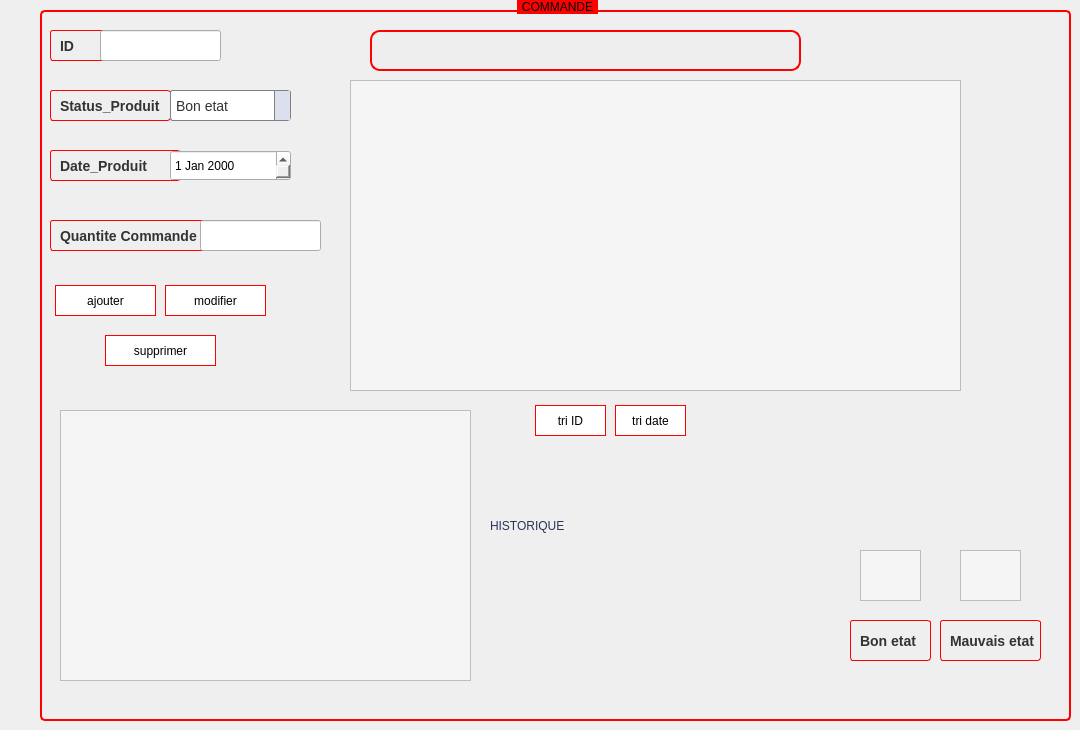
    <widget class="QWidget" name="tab_2">
     <attribute name="title">
      <string>COMMANDE</string>
     </attribute>
     <widget class="QGroupBox" name="groupBox_2">
      <property name="geometry">
       <rect>
        <x>40</x>
        <y>0</y>
        <width>1031</width>
        <height>721</height>
       </rect>
      </property>
      <property name="styleSheet">
       <string notr="true">QGroupBox {
    border: 2px solid red; /* Changer la couleur de la bordure à rouge */
    border-radius: 5px;
    margin-top: 10px;
}

QGroupBox::title {
    subcontrol-origin: margin;
    subcontrol-position: top center;
    padding: 0 3px;
    background-color: red; /* Changer la couleur de fond à rouge */
    
    /* Styles de police pour le titre */
    font-family: Arial, sans-serif;
    font-size: 16px;
    font-weight: bold;
    color: black; /* Laisser la couleur du texte en noir */
}</string>
      </property>
      <property name="title">
       <string>COMMANDE</string>
      </property>
      <widget class="QLabel" name="Status_Produit">
       <property name="geometry">
        <rect>
         <x>10</x>
         <y>90</y>
         <width>121</width>
         <height>31</height>
        </rect>
       </property>
       <property name="styleSheet">
        <string notr="true">QLabel {
    background-color: transparent; /* Rendre le fond transparent */
    color: #333; /* Couleur du texte pour contraster (noir) */
    border: 1px solid #FF0000; /* Bordure pour définir les limites du QLabel (rouge) */
    padding: 5px; /* Espacement interne pour le texte */
    border-radius: 3px; /* Coins arrondis */

    /* Styles de police */
    font-family: Arial, sans-serif; /* Famille de police */
    font-size: 14px; /* Taille de police */
    font-weight: bold; /* Poids de la police (gras) */
}

</string>
       </property>
       <property name="text">
        <string>Status_Produit</string>
       </property>
      </widget>
      <widget class="QLabel" name="ID">
       <property name="geometry">
        <rect>
         <x>10</x>
         <y>30</y>
         <width>61</width>
         <height>31</height>
        </rect>
       </property>
       <property name="styleSheet">
        <string notr="true">QLabel {
    background-color: transparent; /* Rendre le fond transparent */
    color: #333; /* Couleur du texte pour contraster (noir) */
    border: 1px solid #FF0000; /* Bordure pour définir les limites du QLabel (rouge) */
    padding: 5px; /* Espacement interne pour le texte */
    border-radius: 3px; /* Coins arrondis */

    /* Styles de police */
    font-family: Arial, sans-serif; /* Famille de police */
    font-size: 14px; /* Taille de police */
    font-weight: bold; /* Poids de la police (gras) */
}

</string>
       </property>
       <property name="text">
        <string>ID</string>
       </property>
      </widget>
      <widget class="QLabel" name="Date_Produit">
       <property name="geometry">
        <rect>
         <x>10</x>
         <y>150</y>
         <width>131</width>
         <height>31</height>
        </rect>
       </property>
       <property name="styleSheet">
        <string notr="true">QLabel {
    background-color: transparent; /* Rendre le fond transparent */
    color: #333; /* Couleur du texte pour contraster (noir) */
    border: 1px solid #FF0000; /* Bordure pour définir les limites du QLabel (rouge) */
    padding: 5px; /* Espacement interne pour le texte */
    border-radius: 3px; /* Coins arrondis */

    /* Styles de police */
    font-family: Arial, sans-serif; /* Famille de police */
    font-size: 14px; /* Taille de police */
    font-weight: bold; /* Poids de la police (gras) */
}

</string>
       </property>
       <property name="text">
        <string>Date_Produit</string>
       </property>
      </widget>
      <widget class="QLineEdit" name="LE_ID">
       <property name="geometry">
        <rect>
         <x>60</x>
         <y>30</y>
         <width>121</width>
         <height>31</height>
        </rect>
       </property>
       <property name="styleSheet">
        <string notr="true">QLabel {
    background-color: transparent; /* Rendre le fond transparent */
    color: #333; /* Couleur du texte pour contraster (noir) */
    padding: 5px; /* Espacement interne pour le texte */
    border-radius: 3px; /* Coins arrondis */

    /* Styles de police */
    font-family: Arial, sans-serif; /* Famille de police */
    font-size: 14px; /* Taille de police */
    font-weight: bold; /* Poids de la police (gras) */
}

QLabel#bordureRouge {
    border: 1px solid #FF0000; /* Bordure pour définir les limites du QLabel (rouge) */
}

</string>
       </property>
      </widget>
      <widget class="QComboBox" name="LE_S">
       <property name="geometry">
        <rect>
         <x>130</x>
         <y>90</y>
         <width>121</width>
         <height>31</height>
        </rect>
       </property>
       <property name="styleSheet">
        <string notr="true">/* Styles de la ComboBox avec des couleurs différentes */
QComboBox {
    padding: 5px; /* Espacement interne pour le texte */
    border: 1px solid #808080; /* Bordure pour définir les limites du QComboBox (gris) */
    border-radius: 3px; /* Coins arrondis */
    background-color: white; /* Couleur de fond du QComboBox */
    color: #333; /* Couleur du texte pour contraster (noir) */
    font-family: Arial, sans-serif; /* Famille de police */
    font-size: 14px; /* Taille de police */
}

QComboBox:hover {
    border: 1px solid #606060; /* Bordure au survol du QComboBox (gris plus foncé) */
}

QComboBox::drop-down {
    subcontrol-origin: padding;
    subcontrol-position: right center;
    width: 15px; /* Largeur de la flèche de défilement */
    border-left: 1px solid #808080; /* Bordure à gauche de la flèche */
    background-color: #DCE0EE; /* Couleur de fond de la flèche */
}

QComboBox::down-arrow {
    image: url(arrow_down.png); /* Remplacez avec le chemin de votre propre image de flèche vers le bas */
}

QComboBox::down-arrow:disabled {
    image: url(arrow_down_disabled.png); /* Image de flèche désactivée (remplacez le chemin) */
}

QComboBox::down-arrow:hover {
    background-color: #C5D9EA; /* Couleur de fond de la flèche au survol */
}

QComboBox QAbstractItemView {
    border: 1px solid #808080; /* Bordure du menu déroulant */
    selection-background-color: #DCE0EE; /* Couleur de fond de l'élément sélectionné */
    selection-color: #333; /* Couleur du texte de l'élément sélectionné */
}
</string>
       </property>
       <item>
        <property name="text">
         <string>Bon etat</string>
        </property>
       </item>
       <item>
        <property name="text">
         <string>Mauvais etat</string>
        </property>
       </item>
      </widget>
      <widget class="QDateEdit" name="LE_DATE">
       <property name="geometry">
        <rect>
         <x>130</x>
         <y>150</y>
         <width>121</width>
         <height>31</height>
        </rect>
       </property>
       <property name="styleSheet">
        <string notr="true">QComboBox {
    padding: 5px; /* Espacement interne pour le texte */
    border: 1px solid #808080; /* Bordure pour définir les limites du QComboBox (gris) */
    border-radius: 3px; /* Coins arrondis */
    background-color: white; /* Couleur de fond du QComboBox */
    color: #333; /* Couleur du texte pour contraster (noir) */
    font-family: Arial, sans-serif; /* Famille de police */
    font-size: 14px; /* Taille de police */
}

QComboBox:hover {
    border: 1px solid #606060; /* Bordure au survol du QComboBox (gris plus foncé) */
}

QComboBox::drop-down {
    subcontrol-origin: padding;
    subcontrol-position: right center;
    width: 15px; /* Largeur de la flèche de défilement */
    border-left: 1px solid #808080; /* Bordure à gauche de la flèche */
    background-color: #DCE0EE; /* Couleur de fond de la flèche */
}

QComboBox::down-arrow {
    image: url(arrow_down.png); /* Remplacez avec le chemin de votre propre image de flèche vers le bas */
}

QComboBox::down-arrow:disabled {
    image: url(arrow_down_disabled.png); /* Image de flèche désactivée (remplacez le chemin) */
}

QComboBox::down-arrow:hover {
    background-color: #C5D9EA; /* Couleur de fond de la flèche au survol */
}

QComboBox QAbstractItemView {
    border: 1px solid #808080; /* Bordure du menu déroulant */
    selection-background-color: #DCE0EE; /* Couleur de fond de l'élément sélectionné */
    selection-color: #333; /* Couleur du texte de l'élément sélectionné */
}


QDateEdit::down-arrow:on {
    top: 1px;
    left: 1px;
}
</string>
       </property>
      </widget>
      <widget class="QTableView" name="TAB_CMD">
       <property name="geometry">
        <rect>
         <x>310</x>
         <y>80</y>
         <width>611</width>
         <height>311</height>
        </rect>
       </property>
       <property name="styleSheet">
        <string notr="true">QPushButton
{
    border:none;
    font: 75 28pt &quot;Arial&quot;;
}

QTableView {
    background-color: #f5f5f5;
    alternate-background-color: #e0e0e0;
    selection-background-color: #a8d8ea;
    selection-color: #333;
    gridline-color: #ccc;
}

QHeaderView::section {
    background-color: #FF0000; /* Rouge */
    color: white;
    padding: 5px;
    border: 1px solid #ddd;
}

QTableView::item {
    padding: 5px;
}

QTableView::item:selected {
    background-color: #a8d8ea;
}

QTableView::item:hover {
    background-color: #d4e9f8;
}

QScrollBar:vertical {
    border: 1px solid #ddd;
    background: #FF0000; /* Rouge */
    width: 10px;
}

QScrollBar::handle:vertical {
    background: #FF0000; /* Rouge */
}

QScrollBar::add-line:vertical,
QScrollBar::sub-line:vertical {
    border: 1px solid #ddd;
    height: 10px;
    subcontrol-position: top;
    subcontrol-origin: margin;
}

QScrollBar:horizontal {
    border: 1px solid #ddd;
    background: #FF0000; /* Rouge */
    height: 10px;
}

QScrollBar::handle:horizontal {
    background: #FF0000; /* Rouge */
}

QScrollBar::add-line:horizontal,
QScrollBar::sub-line:horizontal {
    border: 1px solid #ddd;
    width: 10px;
    subcontrol-position: left;
    subcontrol-origin: margin;
}
</string>
       </property>
      </widget>
      <widget class="QPushButton" name="BTNAJOUTER">
       <property name="geometry">
        <rect>
         <x>10</x>
         <y>280</y>
         <width>111</width>
         <height>41</height>
        </rect>
       </property>
       <property name="styleSheet">
        <string notr="true">QPushButton {
    background-color: white; /* Changer la couleur du fond en blanc */
    color: black; /* Changer la couleur du texte en noir */
    border: 1px solid red; /* Changer la couleur de la bordure en rouge */
    padding: 5px 10px;
    margin: 5px;
}

QPushButton:hover {
    background-color: #DCE0EE;
}</string>
       </property>
       <property name="text">
        <string>ajouter</string>
       </property>
       <property name="icon">
        <iconset>
         <normaloff>../../1091585.png</normaloff>../../1091585.png</iconset>
       </property>
       <property name="iconSize">
        <size>
         <width>20</width>
         <height>20</height>
        </size>
       </property>
      </widget>
      <widget class="QPushButton" name="BTNMODIFIER">
       <property name="geometry">
        <rect>
         <x>120</x>
         <y>280</y>
         <width>111</width>
         <height>41</height>
        </rect>
       </property>
       <property name="styleSheet">
        <string notr="true">QPushButton {
    background-color: white; /* Changer la couleur du fond en blanc */
    color: black; /* Changer la couleur du texte en noir */
    border: 1px solid red; /* Changer la couleur de la bordure en rouge */
    padding: 5px 10px;
    margin: 5px;
}

QPushButton:hover {
    background-color: #DCE0EE;
}
</string>
       </property>
       <property name="text">
        <string>modifier</string>
       </property>
       <property name="icon">
        <iconset>
         <normaloff>../../6325975.png</normaloff>../../6325975.png</iconset>
       </property>
       <property name="iconSize">
        <size>
         <width>20</width>
         <height>20</height>
        </size>
       </property>
      </widget>
      <widget class="QPushButton" name="BTNSUPPRIMER">
       <property name="geometry">
        <rect>
         <x>60</x>
         <y>330</y>
         <width>121</width>
         <height>41</height>
        </rect>
       </property>
       <property name="styleSheet">
        <string notr="true">QPushButton {
    background-color: white; /* Changer la couleur du fond en blanc */
    color: black; /* Changer la couleur du texte en noir */
    border: 1px solid red; /* Changer la couleur de la bordure en rouge */
    padding: 5px 10px;
    margin: 5px;
}

QPushButton:hover {
    background-color: #DCE0EE;
}
</string>
       </property>
       <property name="text">
        <string>supprimer</string>
       </property>
       <property name="icon">
        <iconset>
         <normaloff>../../6861362.png</normaloff>../../6861362.png</iconset>
       </property>
       <property name="iconSize">
        <size>
         <width>20</width>
         <height>20</height>
        </size>
       </property>
      </widget>
      <widget class="QTableView" name="LE_A">
       <property name="geometry">
        <rect>
         <x>820</x>
         <y>550</y>
         <width>61</width>
         <height>51</height>
        </rect>
       </property>
       <property name="styleSheet">
        <string notr="true">QPushButton
{
    border:none;
    font: 75 28pt &quot;Arial&quot;;
}

QTableView {
    background-color: #f5f5f5;
    alternate-background-color: #e0e0e0;
    selection-background-color: #a8d8ea;
    selection-color: #333;
    gridline-color: #ccc;
}

QHeaderView::section {
    background-color: #FF0000; /* Rouge */
    color: white;
    padding: 5px;
    border: 1px solid #ddd;
}

QTableView::item {
    padding: 5px;
}

QTableView::item:selected {
    background-color: #a8d8ea;
}

QTableView::item:hover {
    background-color: #d4e9f8;
}

QScrollBar:vertical {
    border: 1px solid #ddd;
    background: #FF0000; /* Rouge */
    width: 10px;
}

QScrollBar::handle:vertical {
    background: #FF0000; /* Rouge */
}

QScrollBar::add-line:vertical,
QScrollBar::sub-line:vertical {
    border: 1px solid #ddd;
    height: 10px;
    subcontrol-position: top;
    subcontrol-origin: margin;
}

QScrollBar:horizontal {
    border: 1px solid #ddd;
    background: #FF0000; /* Rouge */
    height: 10px;
}

QScrollBar::handle:horizontal {
    background: #FF0000; /* Rouge */
}

QScrollBar::add-line:horizontal,
QScrollBar::sub-line:horizontal {
    border: 1px solid #ddd;
    width: 10px;
    subcontrol-position: left;
    subcontrol-origin: margin;
}
</string>
       </property>
      </widget>
      <widget class="QTableView" name="LE_B">
       <property name="geometry">
        <rect>
         <x>920</x>
         <y>550</y>
         <width>61</width>
         <height>51</height>
        </rect>
       </property>
       <property name="styleSheet">
        <string notr="true">QPushButton
{
    border:none;
    font: 75 28pt &quot;Arial&quot;;
}

QTableView {
    background-color: #f5f5f5;
    alternate-background-color: #e0e0e0;
    selection-background-color: #a8d8ea;
    selection-color: #333;
    gridline-color: #ccc;
}

QHeaderView::section {
    background-color: #FF0000; /* Rouge */
    color: white;
    padding: 5px;
    border: 1px solid #ddd;
}

QTableView::item {
    padding: 5px;
}

QTableView::item:selected {
    background-color: #a8d8ea;
}

QTableView::item:hover {
    background-color: #d4e9f8;
}

QScrollBar:vertical {
    border: 1px solid #ddd;
    background: #FF0000; /* Rouge */
    width: 10px;
}

QScrollBar::handle:vertical {
    background: #FF0000; /* Rouge */
}

QScrollBar::add-line:vertical,
QScrollBar::sub-line:vertical {
    border: 1px solid #ddd;
    height: 10px;
    subcontrol-position: top;
    subcontrol-origin: margin;
}

QScrollBar:horizontal {
    border: 1px solid #ddd;
    background: #FF0000; /* Rouge */
    height: 10px;
}

QScrollBar::handle:horizontal {
    background: #FF0000; /* Rouge */
}

QScrollBar::add-line:horizontal,
QScrollBar::sub-line:horizontal {
    border: 1px solid #ddd;
    width: 10px;
    subcontrol-position: left;
    subcontrol-origin: margin;
}
</string>
       </property>
      </widget>
      <widget class="QLabel" name="label_16">
       <property name="geometry">
        <rect>
         <x>810</x>
         <y>620</y>
         <width>81</width>
         <height>41</height>
        </rect>
       </property>
       <property name="styleSheet">
        <string notr="true">QLabel {
    background-color: transparent; /* Rendre le fond transparent */
    color: #333; /* Couleur du texte pour contraster (noir) */
    border: 1px solid #FF0000; /* Bordure pour définir les limites du QLabel (rouge) */
    padding: 5px; /* Espacement interne pour le texte */
    border-radius: 3px; /* Coins arrondis */

    /* Styles de police */
    font-family: Arial, sans-serif; /* Famille de police */
    font-size: 14px; /* Taille de police */
    font-weight: bold; /* Poids de la police (gras) */
}

</string>
       </property>
       <property name="text">
        <string>Bon etat</string>
       </property>
      </widget>
      <widget class="QLabel" name="label_17">
       <property name="geometry">
        <rect>
         <x>900</x>
         <y>620</y>
         <width>101</width>
         <height>41</height>
        </rect>
       </property>
       <property name="styleSheet">
        <string notr="true">QLabel {
    background-color: transparent; /* Rendre le fond transparent */
    color: #333; /* Couleur du texte pour contraster (noir) */
    border: 1px solid #FF0000; /* Bordure pour définir les limites du QLabel (rouge) */
    padding: 5px; /* Espacement interne pour le texte */
    border-radius: 3px; /* Coins arrondis */

    /* Styles de police */
    font-family: Arial, sans-serif; /* Famille de police */
    font-size: 14px; /* Taille de police */
    font-weight: bold; /* Poids de la police (gras) */
}

</string>
       </property>
       <property name="text">
        <string>Mauvais etat</string>
       </property>
      </widget>
      <widget class="QLineEdit" name="rechercher_commande1">
       <property name="geometry">
        <rect>
         <x>330</x>
         <y>30</y>
         <width>431</width>
         <height>41</height>
        </rect>
       </property>
       <property name="styleSheet">
        <string notr="true">/* Styles de base pour QLineEdit */
QLineEdit {
    background-color: #eee; /* Gris clair */
    color: #000000; /* Noir */
    font-size: 16px;
    font-weight: normal; /* Le style normal est plus approprié pour un QLineEdit */
    border: 2px solid #FF0000; /* Rouge */
    border-radius: 10px;
    padding: 10px;
}

/* Animation de survol */
QLineEdit:hover {
    background-color: #eee /* Gris un peu plus foncé au survol */
}
</string>
       </property>
      </widget>
      <widget class="QPushButton" name="tri_id_a">
       <property name="geometry">
        <rect>
         <x>490</x>
         <y>400</y>
         <width>81</width>
         <height>41</height>
        </rect>
       </property>
       <property name="styleSheet">
        <string notr="true">QPushButton {
    background-color: white; /* Changer la couleur du fond en blanc */
    color: black; /* Changer la couleur du texte en noir */
    border: 1px solid red; /* Changer la couleur de la bordure en rouge */
    padding: 5px 10px;
    margin: 5px;
}

QPushButton:hover {
    background-color: #DCE0EE;
}</string>
       </property>
       <property name="text">
        <string>tri ID</string>
       </property>
       <property name="icon">
        <iconset>
         <normaloff>../../tri.png</normaloff>../../tri.png</iconset>
       </property>
       <property name="iconSize">
        <size>
         <width>40</width>
         <height>40</height>
        </size>
       </property>
      </widget>
      <widget class="QPushButton" name="tri_date_a">
       <property name="geometry">
        <rect>
         <x>570</x>
         <y>400</y>
         <width>81</width>
         <height>41</height>
        </rect>
       </property>
       <property name="styleSheet">
        <string notr="true">QPushButton {
    background-color: white; /* Changer la couleur du fond en blanc */
    color: black; /* Changer la couleur du texte en noir */
    border: 1px solid red; /* Changer la couleur de la bordure en rouge */
    padding: 5px 10px;
    margin: 5px;
}

QPushButton:hover {
    background-color: #DCE0EE;
}</string>
       </property>
       <property name="text">
        <string>tri date</string>
       </property>
       <property name="icon">
        <iconset>
         <normaloff>../../tri.png</normaloff>../../tri.png</iconset>
       </property>
       <property name="iconSize">
        <size>
         <width>40</width>
         <height>40</height>
        </size>
       </property>
      </widget>
      <widget class="QPushButton" name="stat">
       <property name="geometry">
        <rect>
         <x>780</x>
         <y>20</y>
         <width>51</width>
         <height>51</height>
        </rect>
       </property>
       <property name="styleSheet">
        <string notr="true">QPushButton {
    border: none;
    font: 8pt &quot;Sitka Display Semibold&quot;;
    text-align: middle;
}

QPushButton:hover {
    color: rgb(255, 255, 255);
 

    border: none;
    text-align: middle;
}
</string>
       </property>
       <property name="text">
        <string/>
       </property>
       <property name="icon">
        <iconset>
         <normaloff>../../Downloads/4624024.png</normaloff>../../Downloads/4624024.png</iconset>
       </property>
       <property name="iconSize">
        <size>
         <width>50</width>
         <height>50</height>
        </size>
       </property>
      </widget>
      <widget class="QLabel" name="Date_Produit_2">
       <property name="geometry">
        <rect>
         <x>10</x>
         <y>220</y>
         <width>171</width>
         <height>31</height>
        </rect>
       </property>
       <property name="styleSheet">
        <string notr="true">QLabel {
    background-color: transparent; /* Rendre le fond transparent */
    color: #333; /* Couleur du texte pour contraster (noir) */
    border: 1px solid #FF0000; /* Bordure pour définir les limites du QLabel (rouge) */
    padding: 5px; /* Espacement interne pour le texte */
    border-radius: 3px; /* Coins arrondis */

    /* Styles de police */
    font-family: Arial, sans-serif; /* Famille de police */
    font-size: 14px; /* Taille de police */
    font-weight: bold; /* Poids de la police (gras) */
}

</string>
       </property>
       <property name="text">
        <string>Quantite Commande</string>
       </property>
      </widget>
      <widget class="QLineEdit" name="LE_QUANTITECOMMANDE">
       <property name="geometry">
        <rect>
         <x>160</x>
         <y>220</y>
         <width>121</width>
         <height>31</height>
        </rect>
       </property>
       <property name="styleSheet">
        <string notr="true">QLabel {
    background-color: transparent; /* Rendre le fond transparent */
    color: #333; /* Couleur du texte pour contraster (noir) */
    padding: 5px; /* Espacement interne pour le texte */
    border-radius: 3px; /* Coins arrondis */

    /* Styles de police */
    font-family: Arial, sans-serif; /* Famille de police */
    font-size: 14px; /* Taille de police */
    font-weight: bold; /* Poids de la police (gras) */
}

QLabel#bordureRouge {
    border: 1px solid #FF0000; /* Bordure pour définir les limites du QLabel (rouge) */
}
</string>
       </property>
      </widget>
      <widget class="QPushButton" name="PDF_bb">
       <property name="geometry">
        <rect>
         <x>1290</x>
         <y>620</y>
         <width>93</width>
         <height>81</height>
        </rect>
       </property>
       <property name="styleSheet">
        <string notr="true">QPushButton {
    border: none;
    font: 8pt &quot;Sitka Display Semibold&quot;;
    text-align: middle;
}

QPushButton:hover {
    color: rgb(255, 255, 255);
 

    border: none;
    text-align: middle;
}
</string>
       </property>
       <property name="text">
        <string/>
       </property>
       <property name="icon">
        <iconset>
         <normaloff>../../337946.png</normaloff>../../337946.png</iconset>
       </property>
       <property name="iconSize">
        <size>
         <width>50</width>
         <height>50</height>
        </size>
       </property>
      </widget>
      <widget class="QPushButton" name="enrg_bb">
       <property name="geometry">
        <rect>
         <x>1360</x>
         <y>640</y>
         <width>71</width>
         <height>51</height>
        </rect>
       </property>
       <property name="styleSheet">
        <string notr="true">QPushButton {
    border: none;
    font: 8pt &quot;Sitka Display Semibold&quot;;
    text-align: middle;
}

QPushButton:hover {
    color: rgb(255, 255, 255);
 

    border: none;
    text-align: middle;
}
</string>
       </property>
       <property name="text">
        <string/>
       </property>
       <property name="icon">
        <iconset>
         <normaloff>../../2810399.png</normaloff>../../2810399.png</iconset>
       </property>
       <property name="iconSize">
        <size>
         <width>35</width>
         <height>35</height>
        </size>
       </property>
      </widget>
      <widget class="QLabel" name="label_18">
       <property name="geometry">
        <rect>
         <x>970</x>
         <y>70</y>
         <width>51</width>
         <height>21</height>
        </rect>
       </property>
       <property name="text">
        <string/>
       </property>
       <property name="pixmap">
        <pixmap>../../editfind_104370.png</pixmap>
       </property>
       <property name="scaledContents">
        <bool>true</bool>
       </property>
      </widget>
      <widget class="QTableView" name="historiqueTV">
       <property name="geometry">
        <rect>
         <x>20</x>
         <y>410</y>
         <width>411</width>
         <height>271</height>
        </rect>
       </property>
       <property name="styleSheet">
        <string notr="true">QPushButton
{
    border:none;
    font: 75 28pt &quot;Arial&quot;;
}

QTableView {
    background-color: #f5f5f5;
    alternate-background-color: #e0e0e0;
    selection-background-color: #a8d8ea;
    selection-color: #333;
    gridline-color: #ccc;
}

QHeaderView::section {
    background-color: #FF0000; /* Rouge */
    color: white;
    padding: 5px;
    border: 1px solid #ddd;
}

QTableView::item {
    padding: 5px;
}

QTableView::item:selected {
    background-color: #a8d8ea;
}

QTableView::item:hover {
    background-color: #d4e9f8;
}

QScrollBar:vertical {
    border: 1px solid #ddd;
    background: #FF0000; /* Rouge */
    width: 10px;
}

QScrollBar::handle:vertical {
    background: #FF0000; /* Rouge */
}

QScrollBar::add-line:vertical,
QScrollBar::sub-line:vertical {
    border: 1px solid #ddd;
    height: 10px;
    subcontrol-position: top;
    subcontrol-origin: margin;
}

QScrollBar:horizontal {
    border: 1px solid #ddd;
    background: #FF0000; /* Rouge */
    height: 10px;
}

QScrollBar::handle:horizontal {
    background: #FF0000; /* Rouge */
}

QScrollBar::add-line:horizontal,
QScrollBar::sub-line:horizontal {
    border: 1px solid #ddd;
    width: 10px;
    subcontrol-position: left;
    subcontrol-origin: margin;
}
</string>
       </property>
      </widget>
      <widget class="QLabel" name="label_19">
       <property name="geometry">
        <rect>
         <x>450</x>
         <y>510</y>
         <width>191</width>
         <height>31</height>
        </rect>
       </property>
       <property name="styleSheet">
        <string notr="true">font:  75 16pt &quot;Times New Roman&quot;;
color: rgb(44, 51, 89);</string>
       </property>
       <property name="text">
        <string>HISTORIQUE</string>
       </property>
      </widget>
     </widget>
    </widget>
